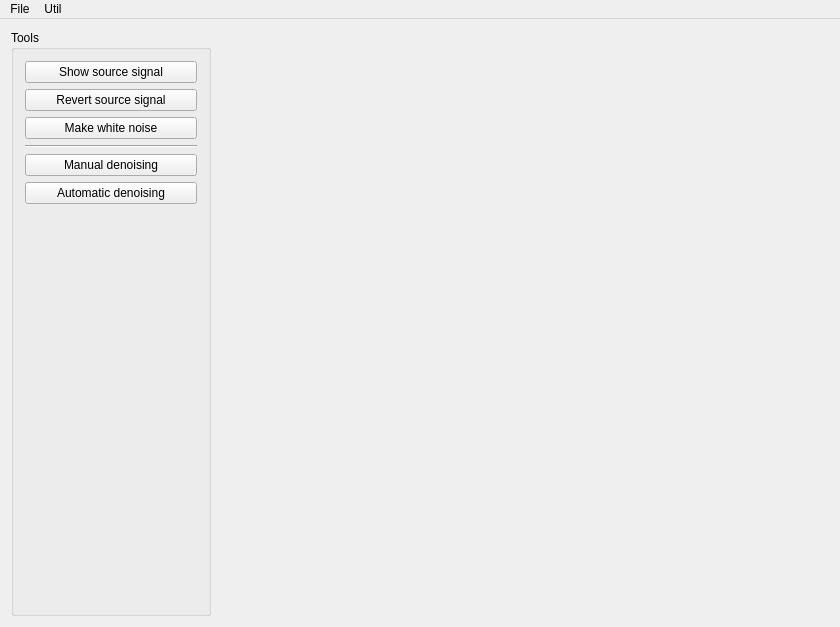
<?xml version="1.0" encoding="UTF-8"?>
<ui version="4.0">
 <class>MainWindow</class>
 <widget class="QMainWindow" name="MainWindow">
  <property name="geometry">
   <rect>
    <x>0</x>
    <y>0</y>
    <width>840</width>
    <height>627</height>
   </rect>
  </property>
  <property name="windowTitle">
   <string>Noise reduction</string>
  </property>
  <widget class="QWidget" name="centralWidget">
   <layout class="QHBoxLayout" name="horizontalLayout" stretch="1,2">
    <item>
     <widget class="QGroupBox" name="groupBox">
      <property name="maximumSize">
       <size>
        <width>200</width>
        <height>16777215</height>
       </size>
      </property>
      <property name="title">
       <string>Tools</string>
      </property>
      <layout class="QVBoxLayout" name="verticalLayout">
       <item>
        <widget class="QPushButton" name="pbShowSourceSignal">
         <property name="text">
          <string>Show source signal</string>
         </property>
        </widget>
       </item>
       <item>
        <widget class="QPushButton" name="pbRevert">
         <property name="text">
          <string>Revert source signal</string>
         </property>
        </widget>
       </item>
       <item>
        <widget class="QPushButton" name="pbMakeWhiteNoise">
         <property name="text">
          <string>Make white noise</string>
         </property>
        </widget>
       </item>
       <item>
        <widget class="Line" name="line">
         <property name="orientation">
          <enum>Qt::Horizontal</enum>
         </property>
        </widget>
       </item>
       <item>
        <widget class="QPushButton" name="pbManualDenoising">
         <property name="text">
          <string>Manual denoising</string>
         </property>
        </widget>
       </item>
       <item>
        <widget class="QPushButton" name="pbAutomaticDenoising">
         <property name="text">
          <string>Automatic denoising</string>
         </property>
        </widget>
       </item>
       <item>
        <spacer name="verticalSpacer">
         <property name="orientation">
          <enum>Qt::Vertical</enum>
         </property>
         <property name="sizeHint" stdset="0">
          <size>
           <width>20</width>
           <height>427</height>
          </size>
         </property>
        </spacer>
       </item>
      </layout>
     </widget>
    </item>
    <item>
     <widget class="AudioPlayerWidget" name="audioPlayerWidget" native="true"/>
    </item>
   </layout>
  </widget>
  <widget class="QMenuBar" name="menuBar">
   <property name="geometry">
    <rect>
     <x>0</x>
     <y>0</y>
     <width>840</width>
     <height>21</height>
    </rect>
   </property>
   <widget class="QMenu" name="menuRecord">
    <property name="title">
     <string>Util</string>
    </property>
    <addaction name="actionRecorder"/>
   </widget>
   <widget class="QMenu" name="menuFile">
    <property name="title">
     <string>File</string>
    </property>
    <addaction name="actionOpen"/>
    <addaction name="actionSave"/>
   </widget>
   <addaction name="menuFile"/>
   <addaction name="menuRecord"/>
  </widget>
  <action name="actionRecorder">
   <property name="text">
    <string>Recorder</string>
   </property>
   <property name="shortcut">
    <string>Ctrl+R</string>
   </property>
  </action>
  <action name="actionOpen">
   <property name="text">
    <string>Open</string>
   </property>
   <property name="shortcut">
    <string>Ctrl+O</string>
   </property>
  </action>
  <action name="actionSave">
   <property name="text">
    <string>Save</string>
   </property>
   <property name="shortcut">
    <string>Ctrl+S</string>
   </property>
  </action>
 </widget>
 <layoutdefault spacing="6" margin="11"/>
 <customwidgets>
  <customwidget>
   <class>AudioPlayerWidget</class>
   <extends>QWidget</extends>
   <header>src/audio/Audioplayerwidget.h</header>
   <container>1</container>
  </customwidget>
 </customwidgets>
 <resources/>
 <connections/>
</ui>
